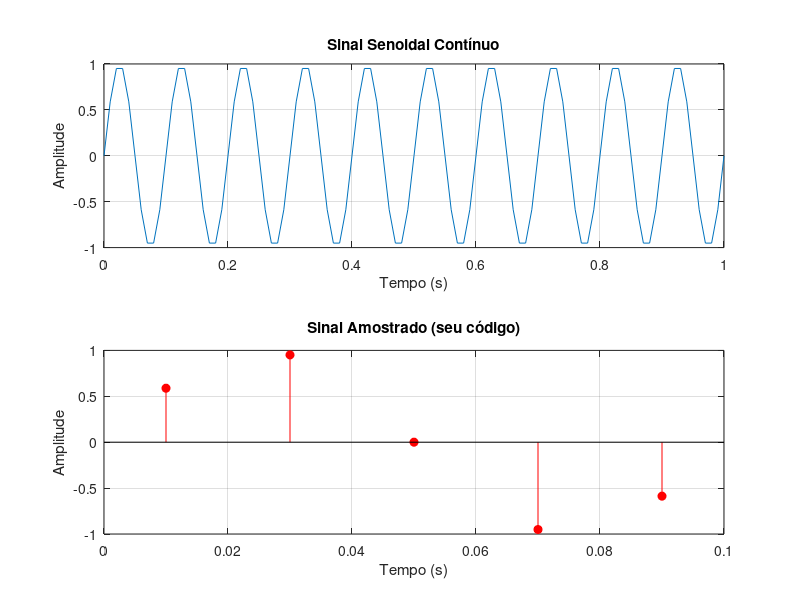

MATLAB code to generate this figure:
% Discrete signal x[n] = A ∗ sin(2 ∗ pi ∗ f ∗ n/Fs);
% Parâmetros do sinal
f = 10;           % Frequência: 10 Hz
Fs = 100;         % Amostragem: 100 Hz
t = 0:1/Fs:1;     % Vetor tempo de 0 a 1 segundo

% Sinal senoidal contínuo para comparação
x_cont = sin(2*pi*f*t);

% Sua versão discreta
n = 1:2:10;
x_disc = sin(2*pi*f*n/Fs);

% Plot comparativo
figure;
subplot(2,1,1);
plot(t, x_cont);
title('Sinal Senoidal Contínuo');
xlabel('Tempo (s)');
ylabel('Amplitude');
grid on;

subplot(2,1,2);
stem(n/Fs, x_disc, 'r', 'filled');
title('Sinal Amostrado (seu código)');
xlabel('Tempo (s)');
ylabel('Amplitude');
grid on;